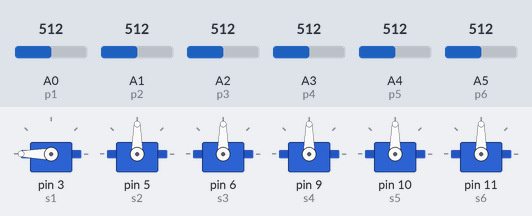
This sketch was run on a simulated Arduino Uno, built with avr-gcc and run on an emulated ATmega328P. Shown: 6 × servo. The inputs (shaded band) are chosen by the test bench; at power-on: A1 (p2) = 512, A2 (p3) = 512, A3 (p4) = 512, A4 (p5) = 512, A5 (p6) = 512, A0 (p1) = 512.

Above: at 1.2 s.
1.3 s: A1 (p2) set to 716
At 2.4 s:
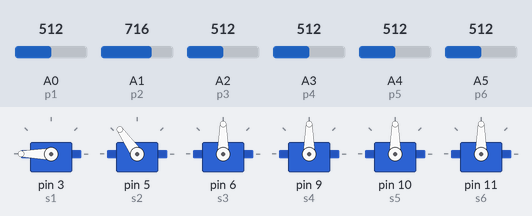
2.8 s: A2 (p3) set to 716
At 4.0 s:
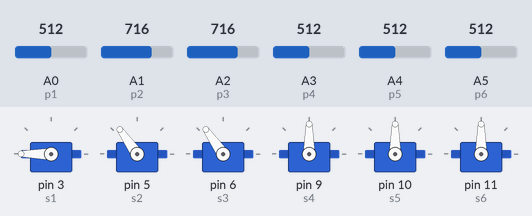
4.3 s: A3 (p4) set to 716
At 5.5 s:
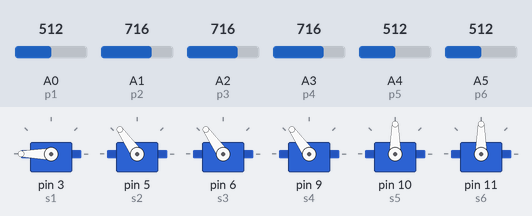
5.8 s: A4 (p5) set to 716
At 6.3 s:
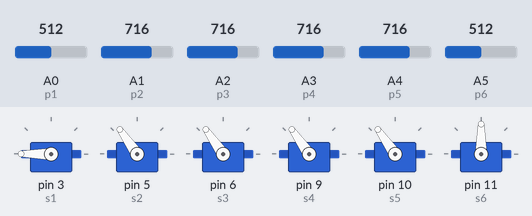
7.3 s: A5 (p6) set to 716
At 7.9 s:
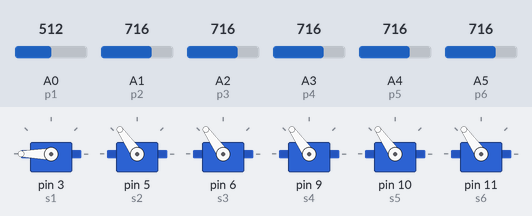
8.8 s: A0 (p1) set to 306
At 9.6 s:
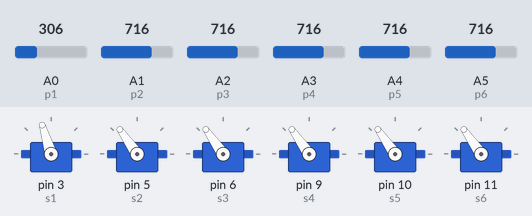
Timing chart, 0 to 11.3 s (numbered marks = the images above; inputs shaded):
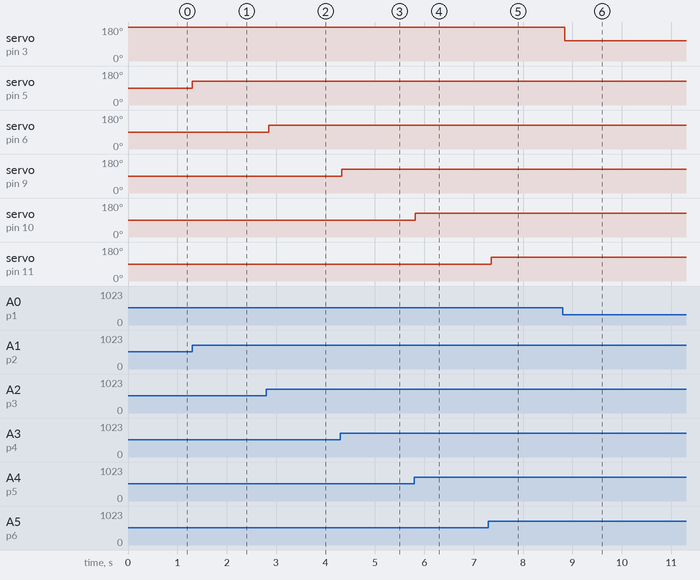

The sketch:

rorbotic_arm.ino
```cpp
#include<Servo.h>          // servo moter Library

// defining servo name
Servo s1;
Servo s2;
Servo s3;
Servo s4;
Servo s5;
Servo s6;

// potentiometer pin defining
int p1=A0;
int p2=A1;
int p3=A2;
int p4=A3;
int p5=A4;
int p6=A5;

// varaibles for reading poteentiometer's value
int v1;
int v2;
int v3;
int v4;
int v5;
int v6;

void setup()
{
  s1.attach(3);
  s2.attach(5);
  s3.attach(6);
  s4.attach(9);
  s5.attach(10);
  s6.attach(11);
}

void loop()
{
 v1=map(analogRead(p1),0,1023,0,360);
 s1.write(v1);
 delay(10);

 v2=map(analogRead(p2),0,1023,0,180);
 s2.write(v2);
 delay(10);

 v3=map(analogRead(p3),0,1023,0,180);
 s3.write(v3);
 delay(10);

 v4=map(analogRead(p4),0,1023,0,180);
 s4.write(v4);
 delay(10);

 v5=map(analogRead(p5),0,1023,0,180);
 s5.write(v5);
 delay(10);

 v6=map(analogRead(p6),0,1023,0,180);
 s6.write(v6);
 delay(10);
}
```

Measured:
- after the input at 1.3 s, servo on pin 5 (s2): 90° → 125° at once
- after the input at 2.8 s, servo on pin 6 (s3): 90° → 125° after 0.05 s
- after the input at 4.3 s, servo on pin 9 (s4): 90° → 125° at once
- after the input at 5.8 s, servo on pin 10 (s5): 90° → 125° at once
- after the input at 7.3 s, servo on pin 11 (s6): 90° → 125° after 0.06 s
- after the input at 8.8 s, servo on pin 3 (s1): 180° → 107° at once
